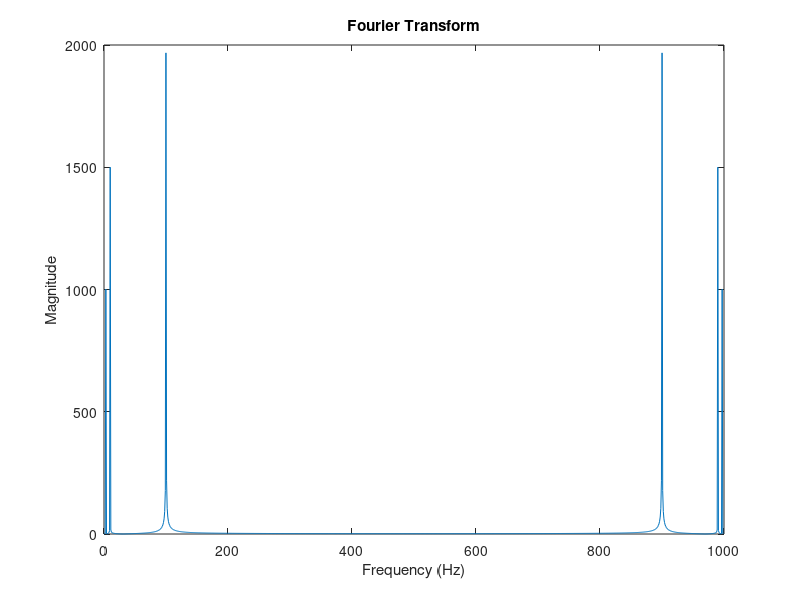

Source code (MATLAB):
clc;
clear all;
close all;
a1=2;
a2=3;
a3=4;
%defining frequencies
f1=3;
f2=10;
f3=100;

fs=1000; %sampling frequency
t=0:1/fs:1; %constant
%generating signals
s1=a1*sin(2*pi*f1*t);
s2=a2*sin(2*pi*f2*t);
s3=a3*sin(2*pi*f3*t);
%generating the composite signal
S=s1+s2+s3;
y=fft(S);
f = (0:length(y)-1)*fs/length(y);
plot(f,abs(y));
xlabel('Frequency (Hz)');
ylabel('Magnitude');
title('Fourier Transform');

%!!checkout the fourier transform graph and find the reason for duplication
%of plot